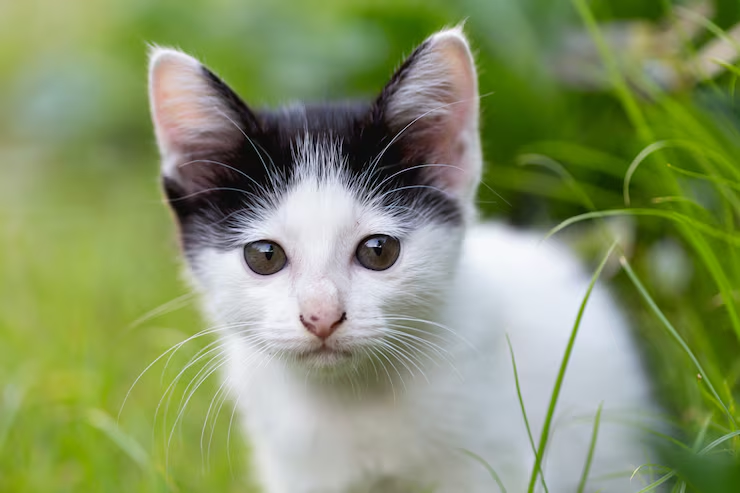
#> input picture basics-python-ai-mcp/cat.png, 740 x 493 px
$ jupyter execute --allow-errors play.ipynb   (shell and % lines are left out)
#> lines starting #> are read from the running program, lines starting #| are printed output that depends on the picture
[cell 1]
# printing
print("I am going to office", end=" ")
print("I am at office")


# Datatypes

[cell 2]
b = "Hello, World!"
c = 0
for x in b:
    print(x," | ",end=" ")

print("")
for x in b:
    print(c, " | ", end="")
    c=c+1

[cell 3]
name:str="ali"

[cell 4]
name: str = "ali"
print(name)
name = 123
print(name)

[cell 5]
name:str=123

[cell 6]
type

[cell 7]
college="iqra"

[cell 8]
print(college)

[cell 9]
import os

[cell 10]
os.getenv('G_API')

[cell 11]
from groq import Groq
from pydantic import BaseModel

class CalendarEvent(BaseModel):
    name: str
    date: str
    participants: list[str]

#> (the rest of this cell did not finish here and is left out)

[cell 12]
import numpy

[cell 13]
# 1. Install plotting dependency directly in the notebook

import numpy as np
import matplotlib.pyplot as plt

# 2. Define the original 2D XOR data points
X = np.array([[0, 0], [0, 1], [1, 0], [1, 1]])
y = np.array([0, 1, 1, 0])

# 3. Create the plot
plt.figure(figsize=(6, 6))

# Plot Class 0 points (Red squares)
plt.scatter(X[y == 0, 0], X[y == 0, 1], color='red', marker='s', s=200, label='Class 0 (Output: 0)')

# Plot Class 1 points (Blue circles)
plt.scatter(X[y == 1, 0], X[y == 1, 1], color='blue', marker='o', s=200, label='Class 1 (Output: 1)')

# 4. Formatting the chart
plt.xlim(-0.5, 1.5)
plt.ylim(-0.5, 1.5)
plt.xticks([0, 1])
plt.yticks([0, 1])
plt.xlabel('Input X1', fontsize=12)
plt.ylabel('Input X2', fontsize=12)
plt.title('The XOR Problem: Non-Linearly Separable', fontsize=14, fontweight='bold')
plt.grid(True, linestyle='--', alpha=0.5)
plt.legend(loc='center', fontsize=10)

# Display the plot
plt.show()
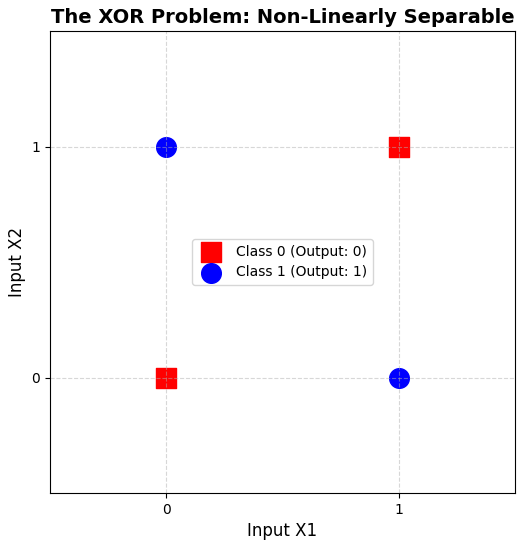
#> figure drawn by matplotlib, 1 panel

[cell 14]
import numpy as np
import matplotlib.pyplot as plt

# 8x8 grayscale image
image = np.array([
    [0, 0, 0,   0,   0,   0, 0, 0],
    [0, 255,255,255,255,255,255,0],
    [0, 255,0,  0,   0,   0,255,0],
    [0, 255,0,255,255,0,255,0],
    [0, 255,0,255,255,0,255,0],
    [0, 255,0,  0,   0,   0,255,0],
    [0, 255,255,255,255,255,255,0],
    [0, 0, 0,   0,   0,   0, 0, 0]
])

plt.figure(figsize=(5,5))
plt.imshow(image, cmap="gray", interpolation="nearest", vmin=0, vmax=255)

# Draw grid lines
plt.xticks(np.arange(-0.5, 8, 1))
plt.yticks(np.arange(-0.5, 8, 1))
plt.grid(color="red", linewidth=1)

plt.show()
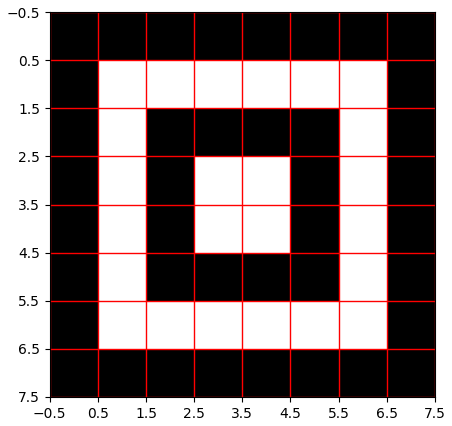
#> figure drawn by matplotlib, 1 panel

[cell 15]
import matplotlib.pyplot as plt
import matplotlib.image as mpimg

# Load image
img = mpimg.imread("cat.png")
#> img is the input picture: shape (493, 740, 3) float32; mean R, G, B 0.527, 0.579, 0.411

# Display
plt.imshow(img, cmap="gray")
plt.axis("off")
plt.show()

[cell 16]
import matplotlib.pyplot as plt
import matplotlib.image as mpimg
from scipy.signal import convolve2d

# Load image
img = mpimg.imread("cat.png")

# If RGB, convert to grayscale
if img.ndim == 3:
    img = img.mean(axis=2)
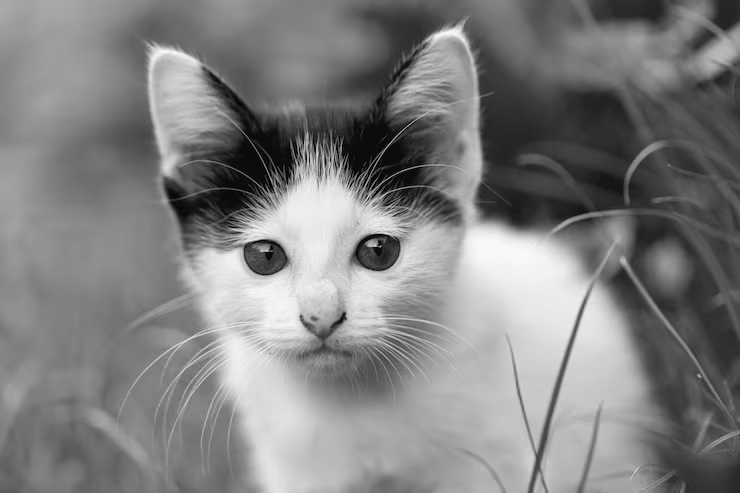
#> img: shape (493, 740) float32; min 0, max 0.986, mean 0.506

kernel = [
    [0, -1, 0],
    [-1, 5, -1],
    [0, -1, 0]
]

sharpened = convolve2d(img, kernel, mode="same", boundary="symm")
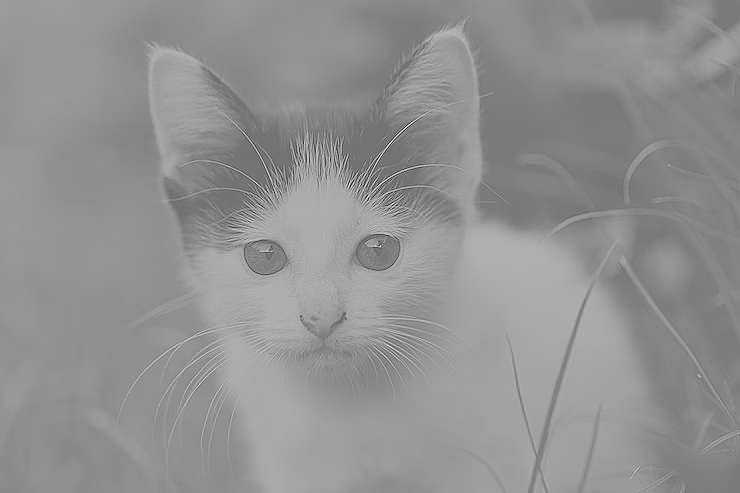
#> sharpened: shape (493, 740) float64; min -1.77, max 2.21, mean 0.506; drawn with min black and max white

plt.figure(figsize=(10,5))

plt.subplot(1,2,1)
plt.imshow(img, cmap="gray")
plt.title("Original")
plt.axis("off")

plt.subplot(1,2,2)
plt.imshow(sharpened, cmap="gray")
plt.title("Sharpened")
plt.axis("off")

plt.show()

[cell 17]
import matplotlib.pyplot as plt
import matplotlib.image as mpimg
from scipy.signal import convolve2d

# Load image
img = mpimg.imread("image.png")
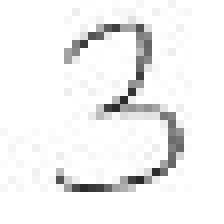
#> input picture basics-python-ai-mcp/image.png, 28 x 28 px (shown 8 times larger)
#> img is the input picture: shape (28, 28, 3) float32; min 0.161, max 1, mean 0.947


# If RGB, convert to grayscale
if img.ndim == 3:
    img = img.mean(axis=2)
#> img: shape (28, 28) float32

img.reshape(1,784)
# img = 1.0 - img

[cell 18]
plt.figure(figsize=(6, 3))


plt.subplot(1, 2, 1)
plt.imshow(img, cmap="gray")
plt.title("Original")

plt.subplot(1, 2, 2)
plt.imshow(1.0 - img, cmap="gray")
plt.title("Inverted")

plt.show()
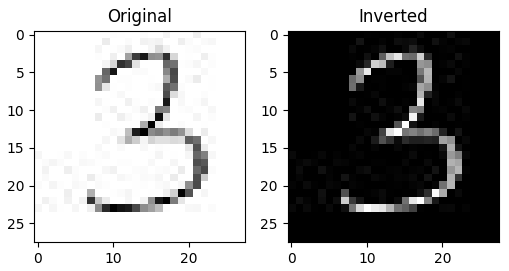
#> figure drawn by matplotlib, 2 panels
